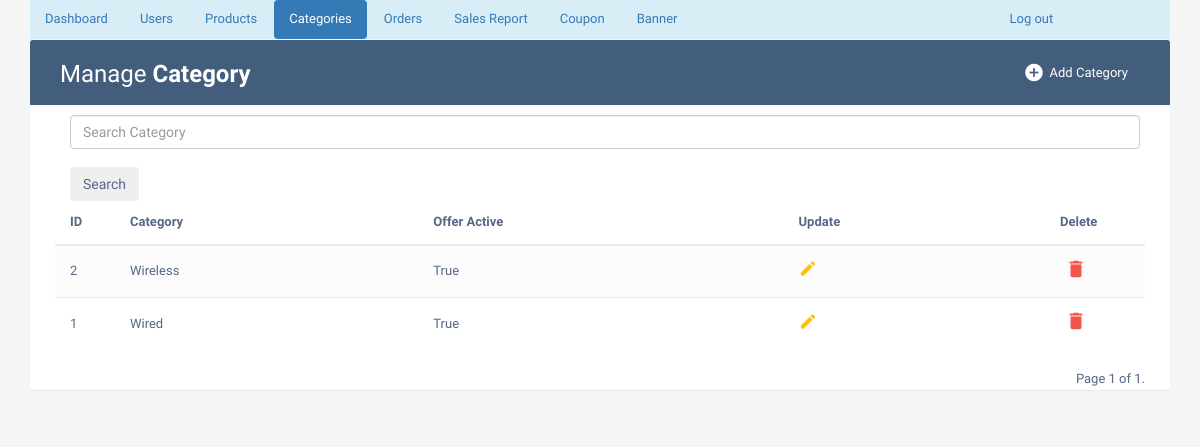
The page /admincategorylist/ (signed in) on the database as committed earlier.
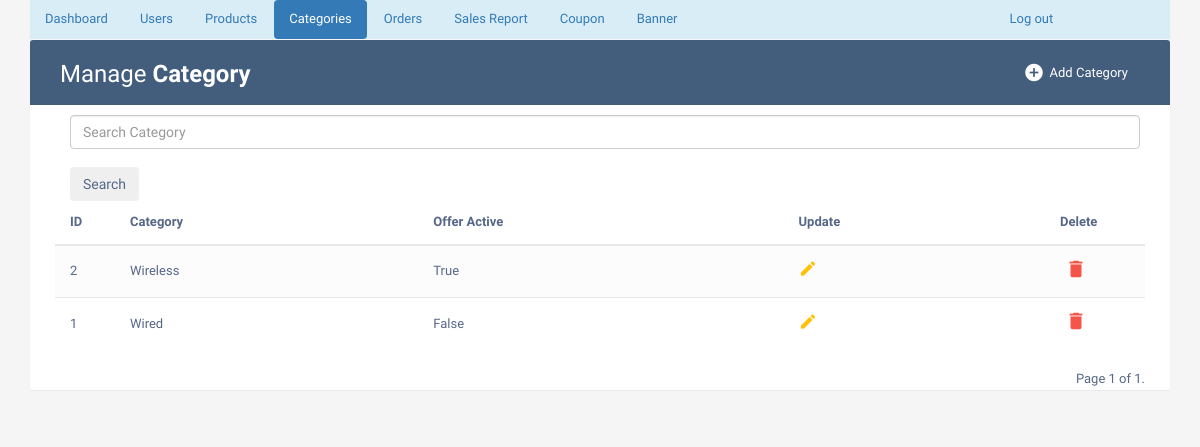
The same page on the database as committed later.
### phase/models.py (models this page shows, shortened)
class Category(models.Model):
    name = models.CharField(max_length=50)
    offer_active = models.BooleanField(default=False)
    discount = models.IntegerField(null=True,blank=True)

### phase/views.py (the view)
# urls.py: path('admincategorylist/', views.admincategorylist, name='admincategorylist'),
def admincategorylist(request):
    if 'username' in request.session:
        if 'search' in request.GET:
            search=request.GET['search']
            member=Category.objects.filter(name__icontains=search)
        else:
            member=Category.objects.all().order_by('-id')
        paginator = Paginator(member, 5)
        page_number = request.GET.get('page')
        page_obj = paginator.get_page(page_number)
        return render(request,'admincategorylist.html',{'page_obj': page_obj})
    else:
        return render(request, 'adminlogin.html')

### Templates/admincategorylist.html (shortened to what this page needs)
{% extends "adminbase.html" %}
{% block active5 %} "active" {% endblock%}
{% block tablewrapper %}
                    <div class="col-sm-6">
						<h2>Manage <b>Category</b></h2>
					</div>
                    <div class="col-sm-6">
                        <a href="{% url 'adminaddcategory' %}" class="btn" data-toggle="modal"><i class="material-icons">&#xE147;</i> <span>Add Category</span></a>
                      </div>
                    </div>
{% endblock %}
{% block tablecontent%}
                <form action="{% url 'admincategorylist' %}" class="d-flex offset-md-1 container m-auto" style="width:1100px">
                    <input class="form-control offset-md-1" type="search" placeholder="Search Category" name="search" aria-label="Search"><br>
                    <button class="btn btn-outline-secondary" type="submit">Search</button>
                </form>
                <table class="table table-striped table-hover">
                <thead>
                    <tr>
                        <th>ID</th>
                        <th>Category</th>
                        <th>Offer Active</th>
                        <th>Update</th>
                        <th>Delete</th>
                    </tr>
                </thead>
                <tbody>
                    {% for x in page_obj %}
                    <tr>
                        <td>{{ x.id }}</td>
                        <td>{{ x.name }}</td>
                        <td>{{x.offer_active}}</td>
                        <td>
                           <a href="{% url 'updatecategory' %}?uid={{x.id}}" class="edit" data-toggle="modal"><i class="material-icons" data-toggle="tooltip" title="Edit">&#xE254;</i></a>
                        </td>
                        <td>
                            <a href="{% url 'deletecategory' %}?uid={{x.id}}" class="delete" data-toggle="modal"><i class="material-icons" data-toggle="tooltip" title="Delete">&#xE872;</i></a>
                        </td>
                    </tr>
                    {% endfor %}
                </tbody>
                </table>
                                                <div class="pagination">
                                                    <span class="step-links">
                                                        <span class="current-page">
                                                            Page {{ page_obj.number }} of {{ page_obj.paginator.num_pages }}.
                                                        </span>
                                                    </span>
                                                </div>
{% endblock %}

Rows that differ between the two databases and show on the page:
changed Category "Wired": offer_active "True" → "False"
